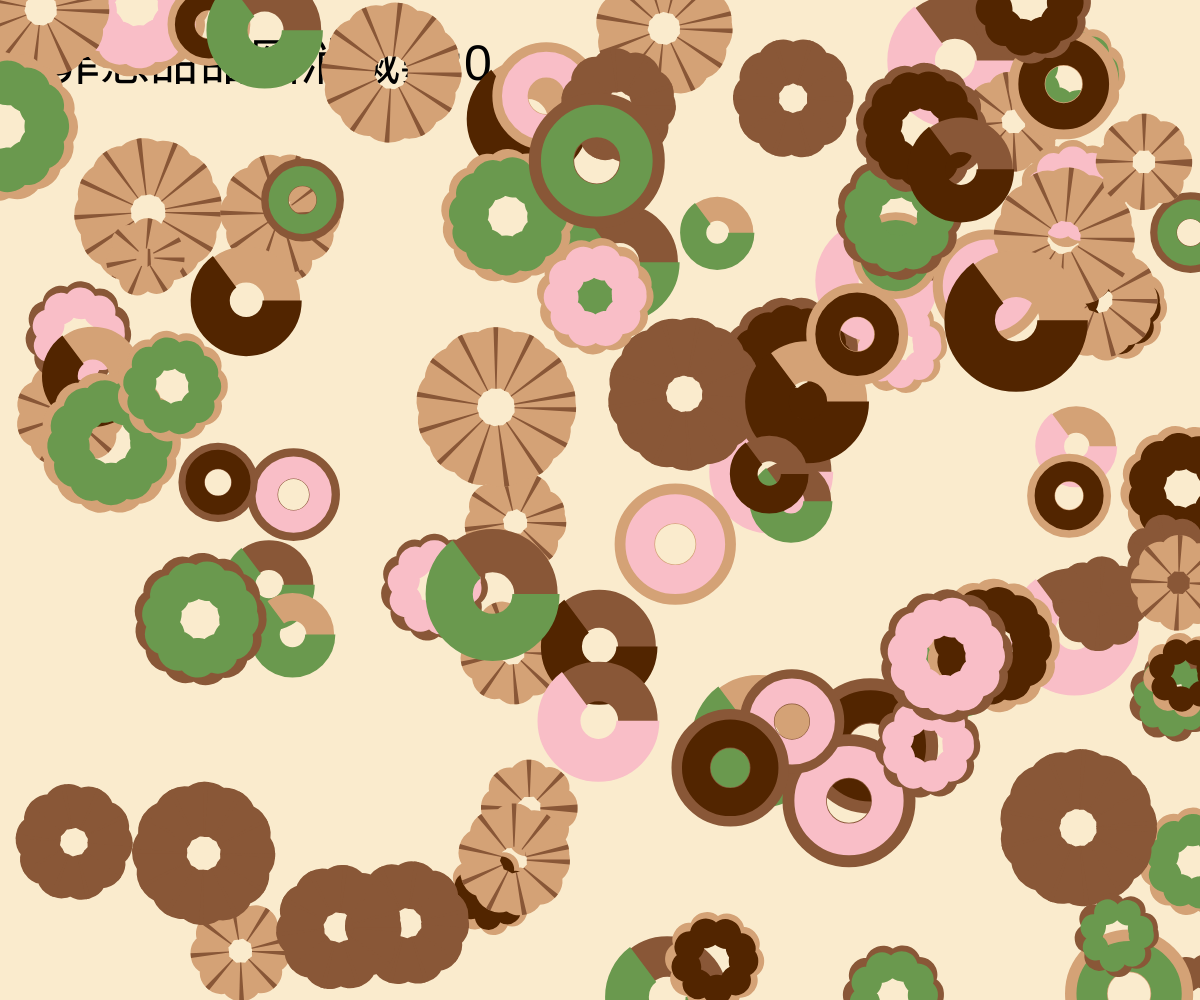
Frame 1 (no input)
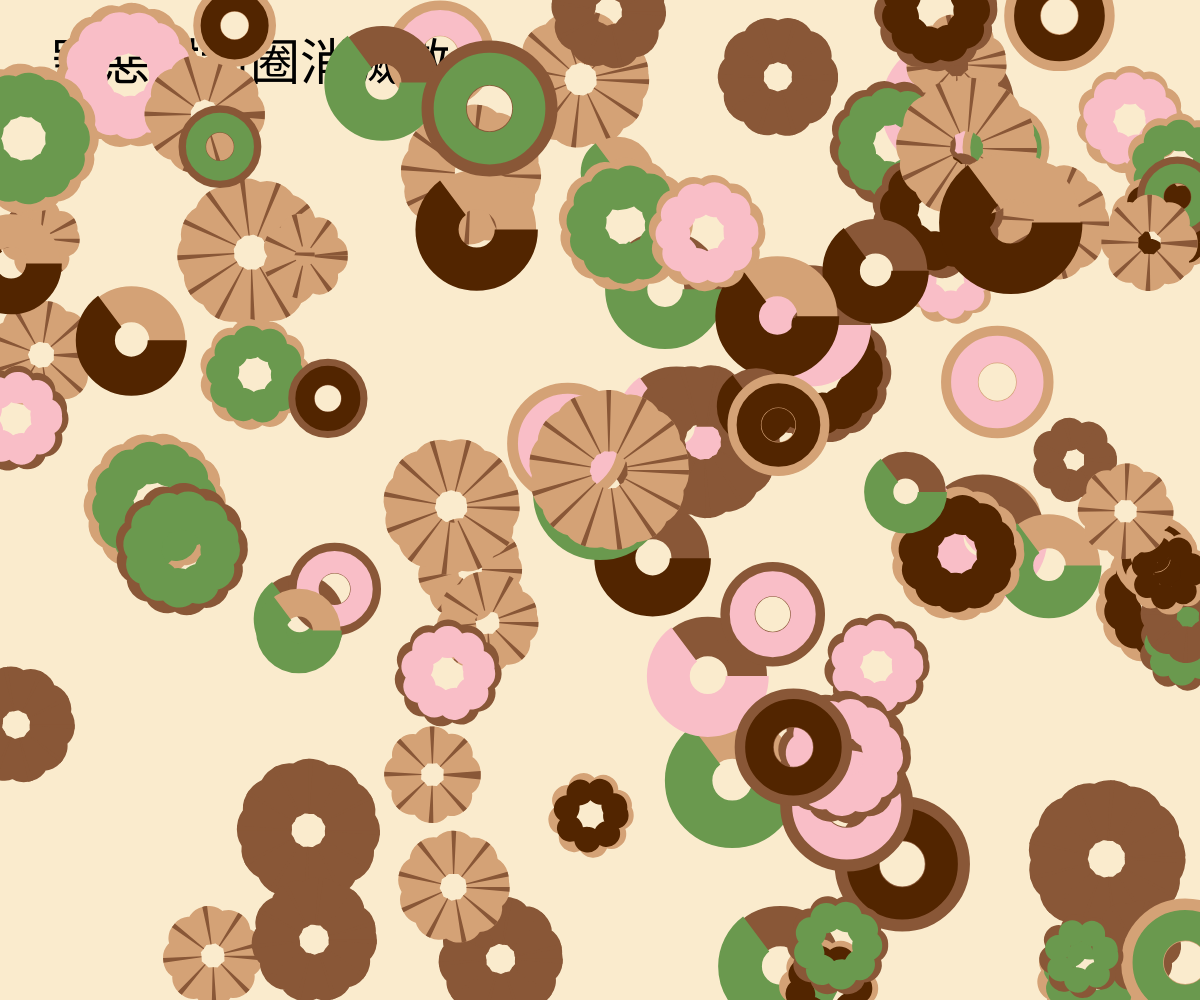
Frame 60 (no input)
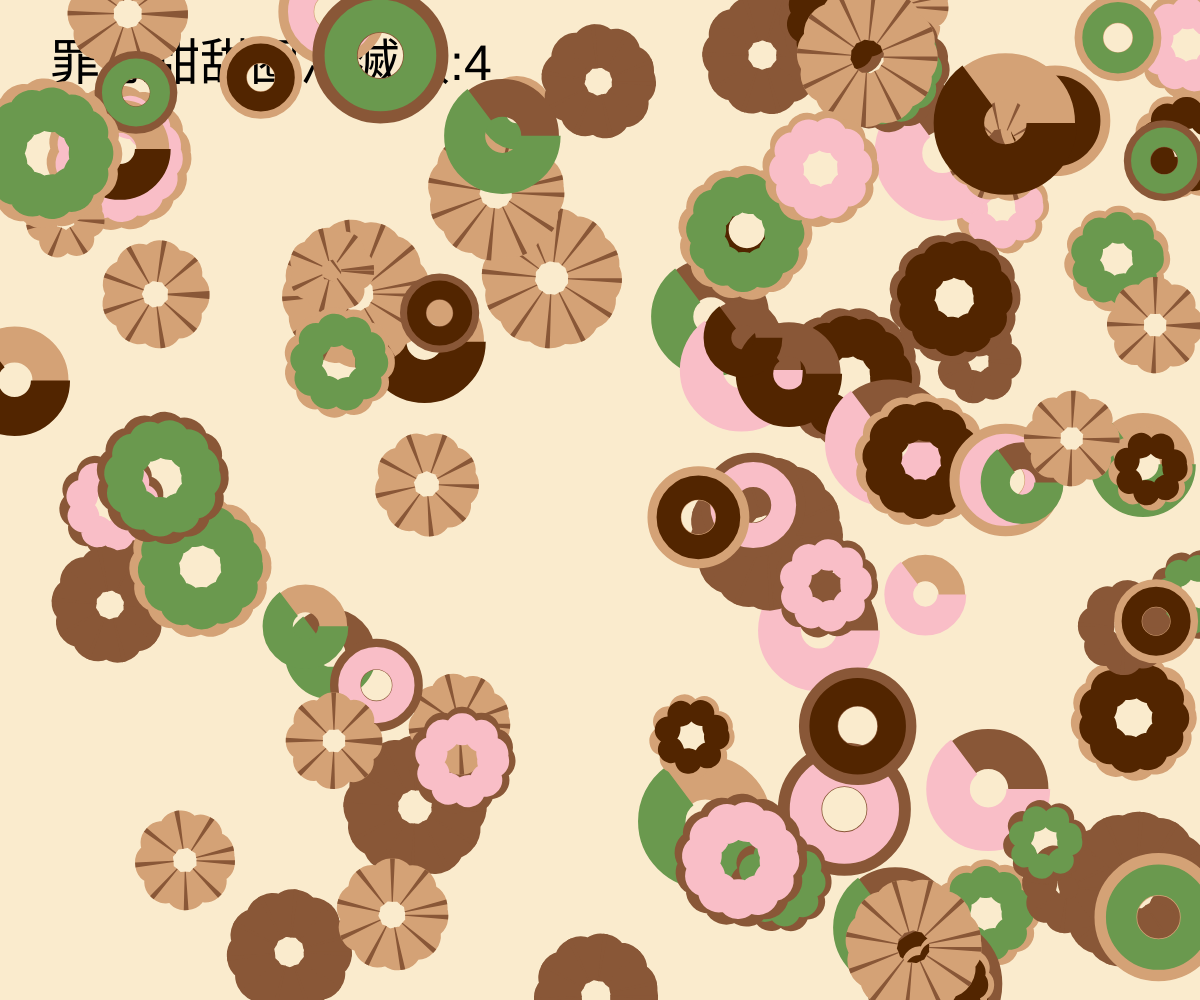
Frame 120 (the mouse pressed at the canvas centre since frame 60)

The p5.js sketch that drew these frames (run headless with seeded random() and noise() and a simulated clock; from frame 60 on, the mouse is pressed at the canvas centre):

// p5.js sketch
// ── sketch.js
var balls = []

class ball_class {
  constructor(args) {
    this.p = args.p || { x: width / 2, y: height / 2 };
    this.r = args.r || random(60, 125);
    this.v = args.v || { x: random(-2, 2), y: random(-2, 2) };
    this.b = args.b || random(60, 125);
    this.shape_num = args.shape_num || int(random(4));
    // 为每个球生成随机颜色
    this.kiji_color = random(["#d4a276", "#895737"]);
    this.choco_color = random(["#f9bec7", "#522500", "#6a994e"]);
  }

  draw() {
    let d = this.b;

    push();
    translate(this.p.x, this.p.y);

    if (this.shape_num == 0) {
      // モコモコ
      push();
      drawingContext.setLineDash([1, 20]);
      strokeWeight(d / 2.5);
      stroke(this.kiji_color);
      noFill();
      circle(0, 0, d * 0.8);

      strokeWeight(d / 2.8);
      stroke(this.choco_color);
      circle(0, 0, d * 0.7);
      pop();
    } else if (this.shape_num == 1) {
      // ノーマル
      strokeWeight(d / 2.5);
      stroke(this.kiji_color);
      noFill();
      circle(0, 0, d * 0.8);

      strokeWeight(d / 3.5);
      stroke(this.choco_color);
      circle(0, 0, d * 0.7);
    } else if (this.shape_num == 2) {
      // ハーフ
      strokeWeight(d / 2.5);
      stroke(this.kiji_color);
      noFill();
      circle(0, 0, d * 0.8);

      strokeWeight(d / 2.3);
      stroke(this.choco_color);
      strokeCap(SQUARE);
      arc(0, 0, d * 0.8, d * 0.8, 0, 180);
    } else if (this.shape_num == 3) {
      // クルーラー
      push();
      drawingContext.setLineDash([3, 20]);
      strokeWeight(d / 2);
      noFill();
      stroke(this.kiji_color);
      circle(0, 0, d * 0.8);

      strokeWeight(d / 2);
      stroke("#895737");
      strokeCap(SQUARE);
      circle(0, 0, d * 0.8);
      pop();
    }

    pop();
  }

  update() {
    this.p.x += this.v.x;
    this.p.y += this.v.y;

    if (this.p.x < 0 || this.p.x > width) {
      this.v.x = -this.v.x;
    }
    if (this.p.y < 0 || this.p.y > height) {
      this.v.y = -this.v.y;
    }
  }

  isBallInRange() {
    let d = dist(mouseX, mouseY, this.p.x, this.p.y);
    if (d < this.b) {
      return true;
    } else {
      return false;
    }
  }
}

function setup() {
  createCanvas(windowWidth, windowHeight);
  for (i = 0; i < 100; i++) {
    ball = new ball_class({
      v: { x: random(-2, 2), y: random(-2, 2) },
      p: { x: random(0, width), y: random(0, height) },
      a: { x: 0, y: 0 }
    });
    balls.push(ball);
  }
}

var score = 0;

function draw() {
  background("#FAEBCD");
  fill(0);
  textSize(50);
  text("罪惡甜甜圈消滅數:" + score, 50, 80);

  for (let ball of balls) {
    ball.draw();
    ball.update();
    if (ball.isBallInRange()) {
      ball.v.x += 0.8;
      ball.v.y += 0.8;
    }
  }
}

function mousePressed() {
  for (let i = balls.length - 1; i >= 0; i--) {
    if (balls[i].isBallInRange()) {
      balls.splice(i, 1);
      score++;
    }
  }
  fill("#f00");
  textSize(70);
  text(score, 50, 0);
}
